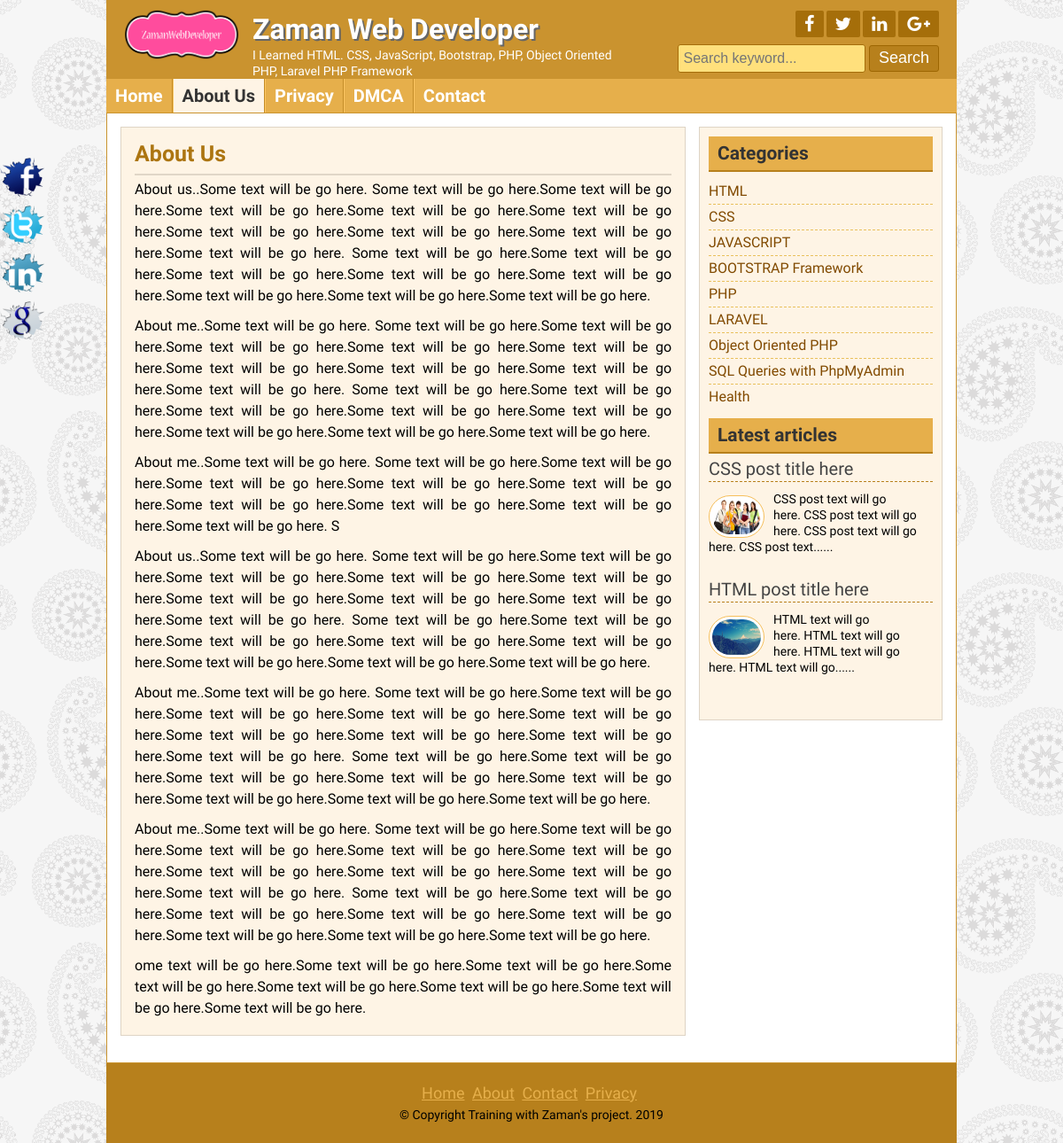
/page.php?pageid=1, run on an earlier commit of the app's database.
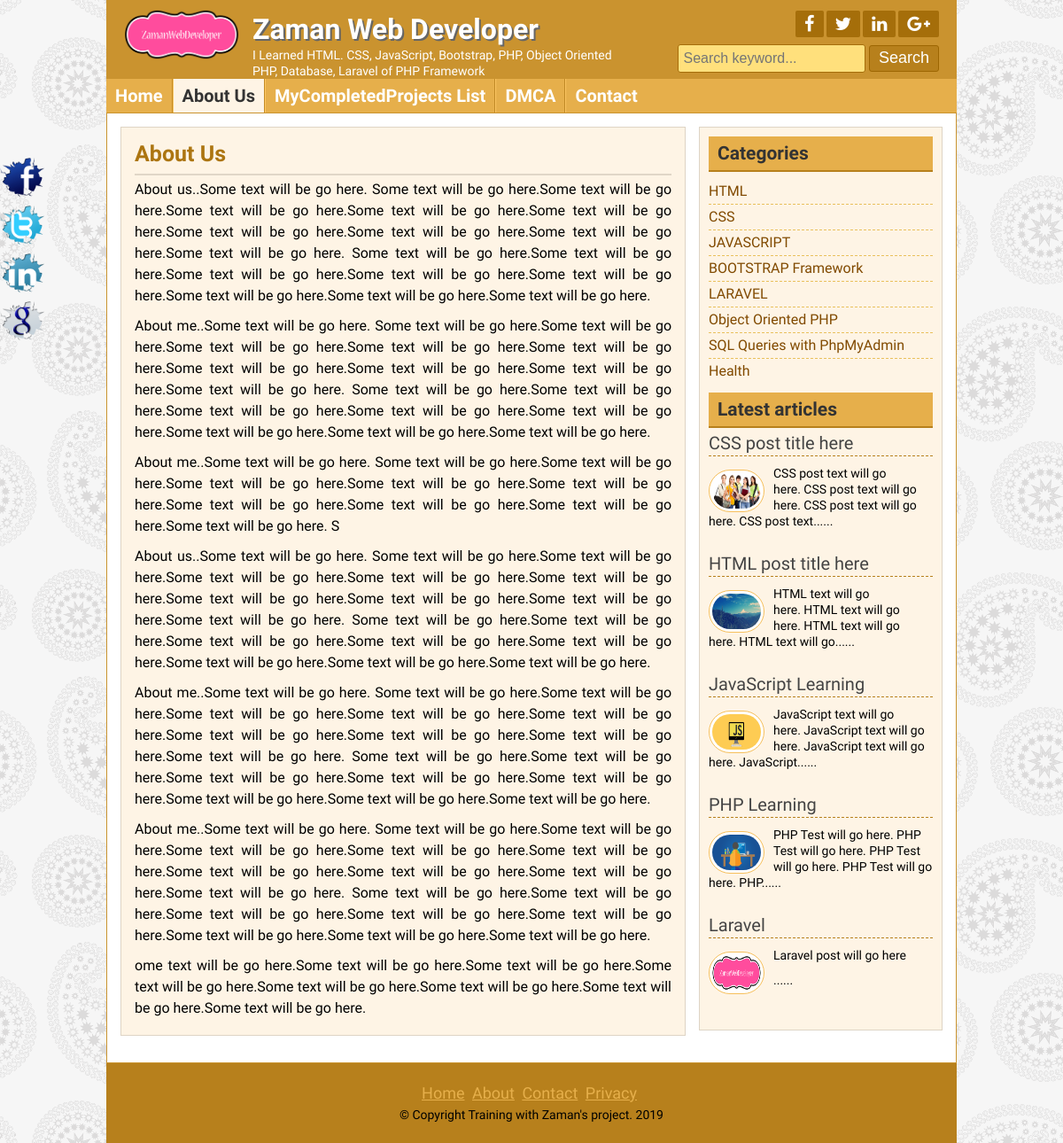
And on a later commit of the database.
### tables this page shows
CREATE TABLE `title_slogan` (
  `id` int(11) NOT NULL,
  `title` varchar(255) NOT NULL,
  `slogan` varchar(255) NOT NULL,
  `logo` varchar(255) NOT NULL
);

CREATE TABLE `tbl_social` (
  `id` int(11) NOT NULL,
  `fb` varchar(255) NOT NULL,
  `tw` varchar(255) NOT NULL,
  `ln` varchar(255) NOT NULL,
  `gp` varchar(255) NOT NULL
);

CREATE TABLE `tbl_page` (
  `id` int(11) NOT NULL,
  `name` varchar(255) NOT NULL,
  `body` text NOT NULL
);

CREATE TABLE `tbl_category` (
  `id` int(11) NOT NULL,
  `name` varchar(50) NOT NULL
);

CREATE TABLE `tbl_post` (
  `id` int(11) NOT NULL,
  `cat` int(11) NOT NULL,
  `title` varchar(2555) NOT NULL,
  `body` text NOT NULL,
  `image` varchar(255) NOT NULL,
  `author` varchar(50) NOT NULL,
  `tags` varchar(255) NOT NULL,
  `date` timestamp NOT NULL DEFAULT CURRENT_TIMESTAMP,
  `userid` int(11) NOT NULL
);

CREATE TABLE `tbl_footer` (
  `id` int(11) NOT NULL,
  `note` varchar(255) NOT NULL
);

### lib/Database.php (called while the page is built, shortened)
<?php
Class Database{
	public $host   = DB_HOST;
	public $user   = DB_USER;
	public $pass   = DB_PASS;
	public $dbname = DB_NAME;
	public $link;
	private function connectDB(){
	$this->link = new mysqli($this->host, $this->user, $this->pass, $this->dbname);
 }
	public function select($query){
		$result = $this->link->query($query) or die($this->link->error.__LINE__);
		if($result->num_rows > 0){
			return $result;
		} else {
			return false;
		}
	}
}

### helpers/Format.php (called while the page is built, shortened)
<?php
class Format{
    public function textShorten($text, $limit = 400){
        $text = $text. " ";
        $text = substr($text, 0, $limit);
        $text = substr($text, 0, strripos($text, ' '));
        $text = $text."......";
        return $text;
    }
}
?>

### page.php (the view)
<?php include 'inc/header.php'?>
<?php
    if (!isset($_GET['pageid']) || $_GET['pageid'] == NULL) {
        header("Location: 404.php");
         }else{
        $id = $_GET['pageid'];
    }
?>
<?php
                    $pagequery = "SELECT * FROM tbl_page WHERE id='$id'";
                    $pagedetails = $db->select($pagequery);
                    if ($pagedetails) {
                        while ($result = $pagedetails->fetch_assoc()) {
?>
	<div class="contentsection contemplete clear">
		<div class="maincontent clear">
			<div class="about">
				<h2><?php echo $result['name'];?></h2>
				<?php echo $result['body'];?>
			</div>
		</div>
<?php } }else{ header("Location: 404.php"); } ?>
<?php include 'inc/sidebar.php'?>
	</div>
<?php include 'inc/footer.php'?>

### inc/header.php (shortened to what the changed rows need)
<?php include 'lib/Database.php'; ?>
<?php include 'helpers/Format.php'; ?>
<?php
    $db = new Database();
    $fm = new Format();
?>
<!DOCTYPE html>
<html>
<head>
	<link rel="stylesheet" href="font-awesome-4.5.0/css/font-awesome.css">
	<link rel="stylesheet" href="css/nivo-slider.css" type="text/css" media="screen" />
	<link rel="stylesheet" href="style.css">
</head>
<body>
	<div class="headersection templete clear">
		<a href="index.php">
			<div class="logo">
<?php
                    $query = "SELECT * FROM title_slogan WHERE id='1'";
                    $blog_title = $db->select($query);
                    if ($blog_title) {
                        while ($result = $blog_title->fetch_assoc()) {
?>
				<img src="zaman/<?php echo $result['logo'];?>" alt="Logo"/>
				<h2><?php echo $result['title'];?></h2>
				<p><?php echo $result['slogan'];?></p>
<?php
		}
	}
?>
			</div>
		</a>
		<div class="social clear">
			<div class="icon clear">
<?php
                    $query = "SELECT * FROM tbl_social WHERE id='1'";
                    $socialmedia = $db->select($query);
                    if ($socialmedia) {
                        while ($result = $socialmedia->fetch_assoc()) {
?>
				<a href="<?php echo $result['fb'];?>" target="_blank"><i class="fa fa-facebook"></i></a>
				<a href="<?php echo $result['tw'];?>" target="_blank"><i class="fa fa-twitter"></i></a>
				<a href="<?php echo $result['ln'];?>" target="_blank"><i class="fa fa-linkedin"></i></a>
				<a href="<?php echo $result['gp'];?>" target="_blank"><i class="fa fa-google-plus"></i></a>
<?php } }?>
			</div>
		</div>
	</div>
<div class="navsection templete">
	<ul>
<?php
            $query = "SELECT * FROM tbl_page";
            $pages = $db->select($query);
            if ($pages) {
                while ($result = $pages->fetch_assoc()) {
?>
        <li><a
        <?php
        	if (isset($_GET['pageid']) && $_GET['pageid'] == $result['id'] ) {
        		echo 'id="active"';
        	}
       	?>
        href="page.php?pageid=<?php echo $result['id']; ?>"><?php echo $result['name']; ?></a></li>
<?php } }?>
	</ul>
</div>

### inc/sidebar.php
<div class="sidebar clear">
			<div class="samesidebar clear">
				<h2>Categories</h2>
					<ul>
                        <?php
                            $query = "select * from tbl_category";
                            $category = $db->select($query);
                            if ($category) {
                                while ($result = $category->fetch_assoc()) {
                        ?>
                                    <li><a href="posts.php?category=<?php echo $result['id'];?>"><?php echo $result['name'];?></a></li>
                        <?php
                                }
                            }else{
                                ?><li>No Category Created</li><?php
                            }
                        ?>
					</ul>
			</div>
			<div class="samesidebar clear">
				<h2>Latest articles</h2>
			<?php
				$query = "select * from tbl_post limit 5";
				$post = $db->select($query);
	            if ($post){
	            	while ($result=$post->fetch_assoc()){
			?>
					<div class="popular clear">
							<h3><a href="post.php?id=<?php echo $result['id'];?>"><?php echo $result['title'];?></a></h3>
						<a href="post.php?id=<?php echo $result['id'];?>">
							<img src="zaman/<?php echo $result['image'];?>" alt="post image"/>
						</a>
						<?php echo $fm->textShorten($result['body'],120);?>
					</div>
            <?php } }else{header("Location:404.php");}?>
			</div>
		</div>

### inc/footer.php (shortened to what the changed rows need)
<div class="footersection templete clear">
	  <div class="footermenu clear">
		<ul>
		</ul>
	  </div>
<?php
                    $query = "SELECT * FROM tbl_footer WHERE id='1'";
                    $footernote = $db->select($query);
                    if ($footernote) {
                        while ($result = $footernote->fetch_assoc()) {
?>
	  <p>&copy; <?php echo $result['note'];?> <?php echo date('Y');?></p>
<?php } }
?>
	</div>
	<div class="fixedicon clear">
<?php
                    $query = "SELECT * FROM tbl_social WHERE id='1'";
                    $socialmedia = $db->select($query);
                    if ($socialmedia) {
                        while ($result = $socialmedia->fetch_assoc()) {
?>
		<a href="<?php echo $result['fb'];?>" target="_blank"><img src="images/fb.png" alt="Facebook"/></a>
		<a href="<?php echo $result['tw'];?>" target="_blank"><img src="images/tw.png" alt="Twitter"/></a>
		<a href="<?php echo $result['ln'];?>" target="_blank"><img src="images/in.png" alt="LinkedIn"/></a>
		<a href="<?php echo $result['gp'];?>" target="_blank"><img src="images/gl.png" alt="GooglePlus"/></a>
<?php } }?>
	</div>
</body>
</html>

What changed in the data, as far as the page shows it:
removed tbl_page: name "Privacy"
removed tbl_category: name "PHP"
changed title_slogan "Zaman Web Developer": slogan "I Learned HTML. CSS, JavaScript, Bootstrap, PHP, Object Oriented PHP, Laravel PHP Framework" → "I Learned HTML. CSS, JavaScript, Bootstrap, PHP, Object Oriented PHP, Database, Laravel of PHP Framework"
added tbl_page: name "MyCompletedProjects List"
added tbl_post: title "JavaScript Learning", image (picture), body "JavaScript text will go here. JavaScript text will go here. JavaScript text will go here. JavaScript......"
added tbl_post: title "PHP Learning", image (picture), body "PHP Test will go here. PHP Test will go here. PHP Test will go here. PHP Test will go here. PHP......"
added tbl_post: title "Laravel", image (picture), body "Laravel post will go here ......"
